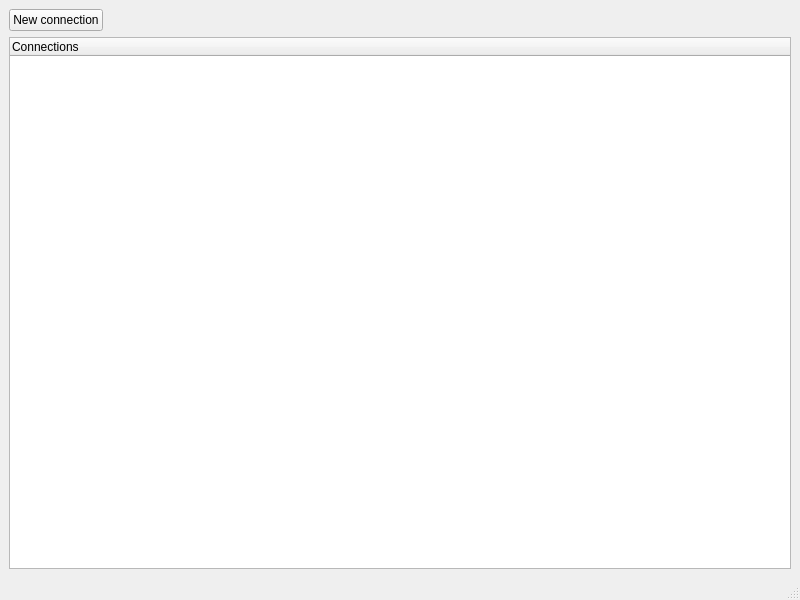
<?xml version="1.0" encoding="UTF-8"?>
<ui version="4.0">
 <class>MainWindow</class>
 <widget class="QMainWindow" name="MainWindow">
  <property name="geometry">
   <rect>
    <x>0</x>
    <y>0</y>
    <width>800</width>
    <height>600</height>
   </rect>
  </property>
  <property name="windowTitle">
   <string>MainWindow</string>
  </property>
  <widget class="QWidget" name="centralwidget">
   <layout class="QVBoxLayout" name="verticalLayout">
    <item>
     <layout class="QHBoxLayout" name="horizontalLayout">
      <item>
       <widget class="QPushButton" name="newConnectionButton">
        <property name="text">
         <string>New connection</string>
        </property>
       </widget>
      </item>
      <item>
       <spacer name="horizontalSpacer">
        <property name="orientation">
         <enum>Qt::Horizontal</enum>
        </property>
        <property name="sizeHint" stdset="0">
         <size>
          <width>40</width>
          <height>20</height>
         </size>
        </property>
       </spacer>
      </item>
     </layout>
    </item>
    <item>
     <widget class="QTreeWidget" name="connectionsTreeWidget">
      <column>
       <property name="text">
        <string>Connections</string>
       </property>
      </column>
     </widget>
    </item>
   </layout>
  </widget>
  <widget class="QMenuBar" name="menubar">
   <property name="geometry">
    <rect>
     <x>0</x>
     <y>0</y>
     <width>800</width>
     <height>24</height>
    </rect>
   </property>
  </widget>
  <widget class="QStatusBar" name="statusbar"/>
 </widget>
 <resources/>
 <connections/>
</ui>
